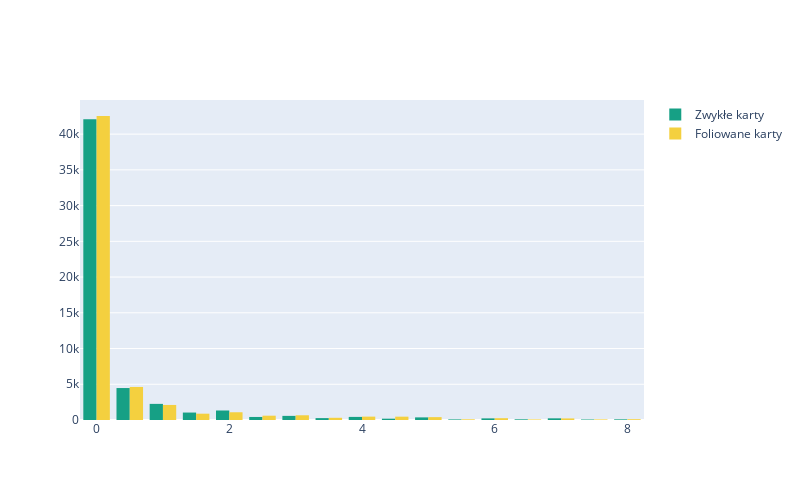

Notebook cell for this chart:
### Markdown cell above
### Histogram cen

### Code cell
df_pricehist = df[df.price<8]
df_priceFoil = df[df.priceFoil<8]
fig = go.Figure()
fig.add_trace(go.Histogram(x=df_pricehist.price, nbinsx=20, marker_color='#16A085', name='Zwykłe karty'))
fig.add_trace(go.Histogram(x=df_priceFoil.priceFoil, nbinsx=20, marker_color='#F4D03F', name='Foliowane karty'))
fig.update_layout(width=800, height=500)


fig.show()

### Figure 1 — Plotly figure (JSON) as saved in the notebook; plotly's stock layout.template omitted (floating-point values rounded to 4 significant figures; data arrays with more than 128 entries replaced by an {"elided": "..."} marker saying what was removed)
{"data": [{"marker": {"color": "#16A085"}, "name": "Zwykłe karty", "nbinsx": 20, "type": "histogram", "x": {"elided": "54228 float values"}}, {"marker": {"color": "#F4D03F"}, "name": "Foliowane karty", "nbinsx": 20, "type": "histogram", "x": {"elided": "54988 float values"}}], "layout": {"height": 500, "width": 800, "xaxis": {"autorange": true, "range": [-0.25, 8.25], "showspikes": false, "type": "linear"}, "yaxis": {"autorange": true, "range": [0, 44780.0], "showspikes": false}}}
